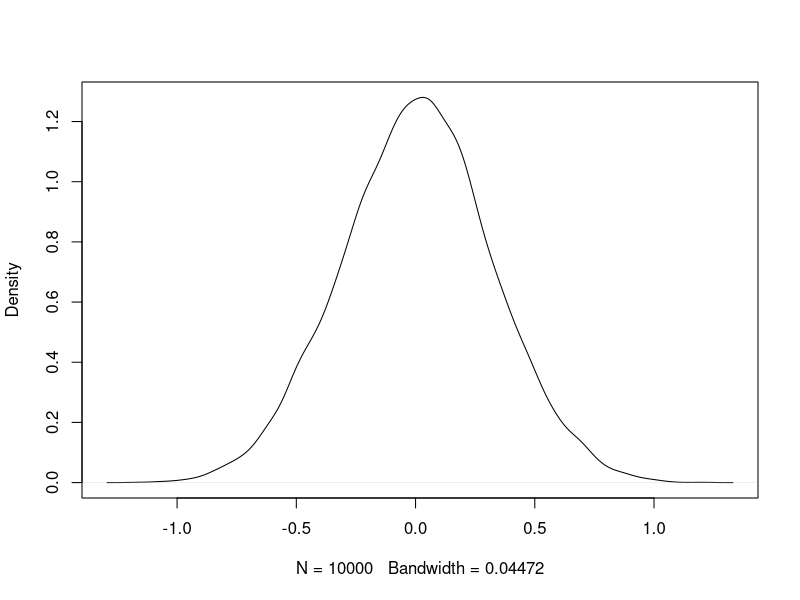

This chart was generated by the following R code:
## ---- chunk 1
fairCoin <- c("heads", "tails")
sample(fairCoin, size = 5, replace = TRUE)
## ---- chunk 2
library(carData)
Data.Davis <- carData::Davis
n <- dim(Data.Davis)[1]
## when dim() is applied to a dataframe, two values get returned
## the num of rows and number of columns. The number of rows is 
## equal to the sample size

trainInd <- sample(1:n, size = ceiling(n/2), replace = FALSE)
## each observation belongs to a row. So randomly select half of
## row indexes without replacement so the two sets are mutually ## exclusive

## split data into training and test
trainData <- Data.Davis[trainInd,]
testData <- Data.Davis[-trainInd,]
## ---- chunk 3
replicate(6, sample(fairCoin, size = 5, replace = TRUE))
## ---- chunk 4
sampMean <- function(number){
  mean(rnorm(number))
}
## ---- chunk 5
Reps <- 10000
storeSampMeans <- replicate(Reps, sampMean(10))
## ---- chunk 6
head(storeSampMeans)
## ---- chunk 7
plot(density(storeSampMeans), main="")
## ---- chunk 8
mean(storeSampMeans)
var(storeSampMeans)
